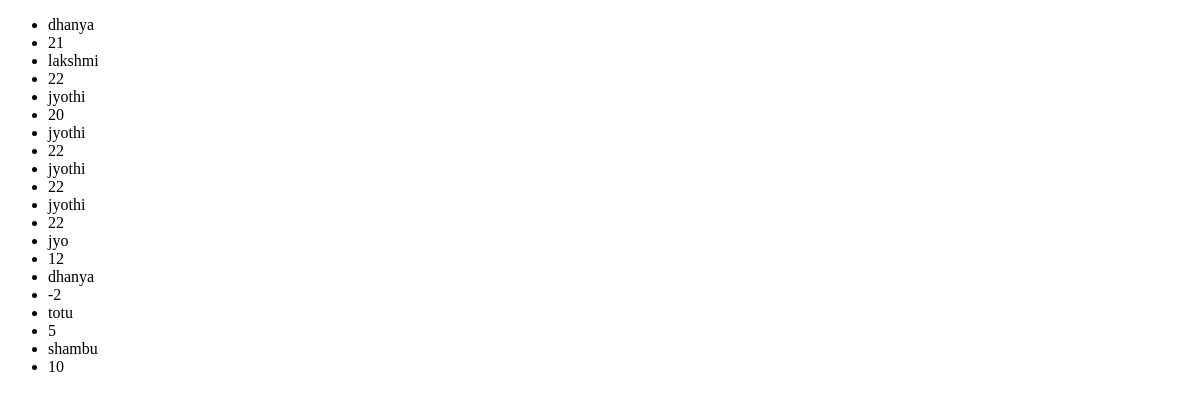
Before: / with the older database file.
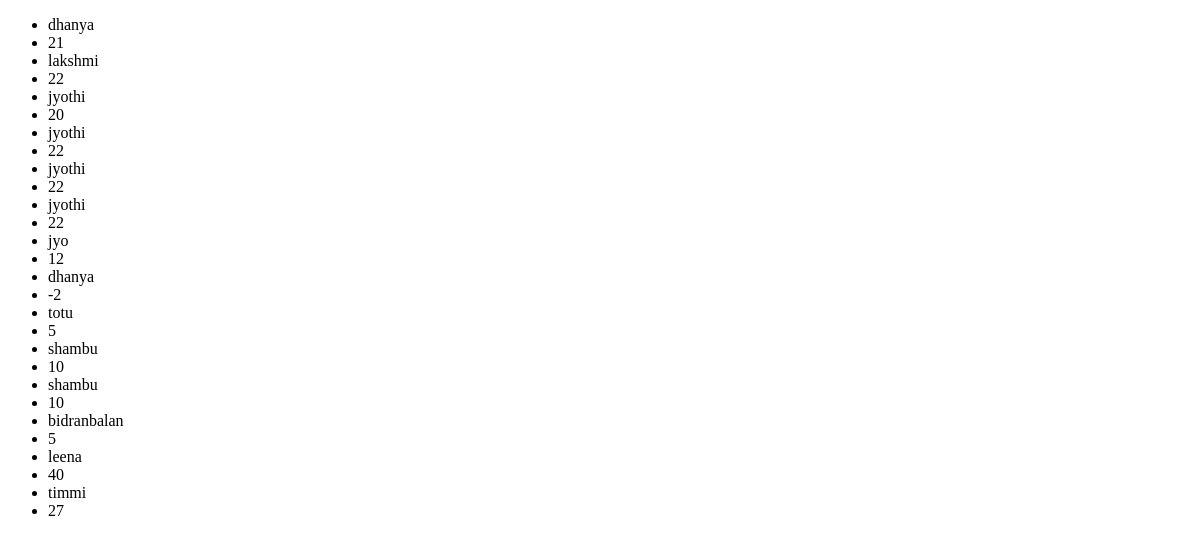
After: the same page with the newer database file.
### app5/models.py (models this page shows)
class student(models.Model):
    name=models.CharField(max_length=20)
    age=models.IntegerField()

### app5/views.py (the view)
# urls.py: path('',views.list,name='list'),
def list(request):
    k=student.objects.all()
    return render(request,'list.html',{"s":k})

### templates/list.html (shortened to what this page needs)
<!DOCTYPE html>
<html lang="en">
<head>
</head>
<body>
    <ul>
        {% for i in s %}
        <li>{{i.name}}</li>
        <li>{{i.age}}</li>
        {% endfor %}
    </ul>
</body>
</html>

Changed rows visible on the page:
added student: name "shambu", age "10"
added student: name "bidranbalan", age "5"
added student: name "leena", age "40"
added student: name "timmi", age "27"
